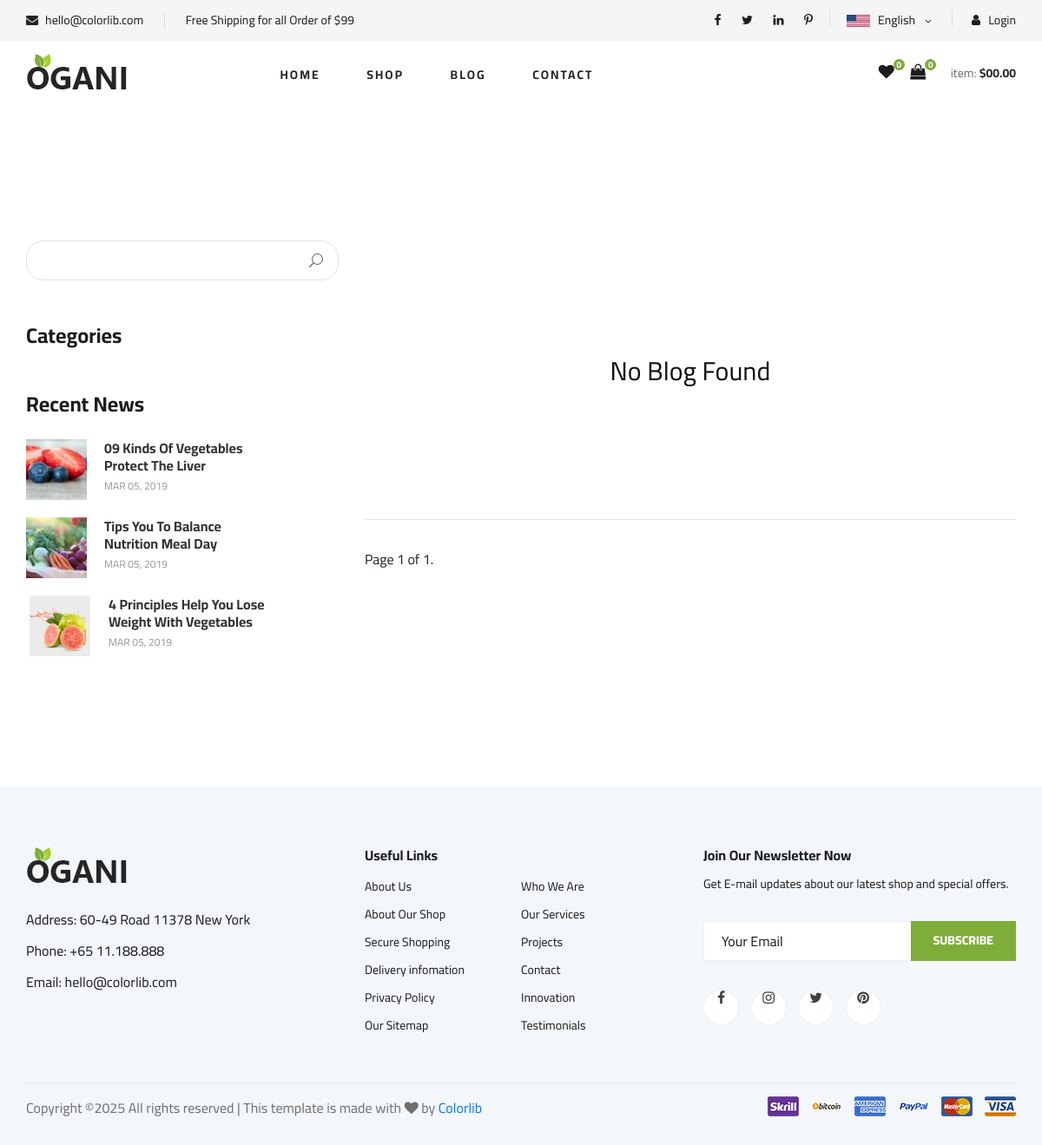
The app's page /blog/category_blogs/2/, older data.
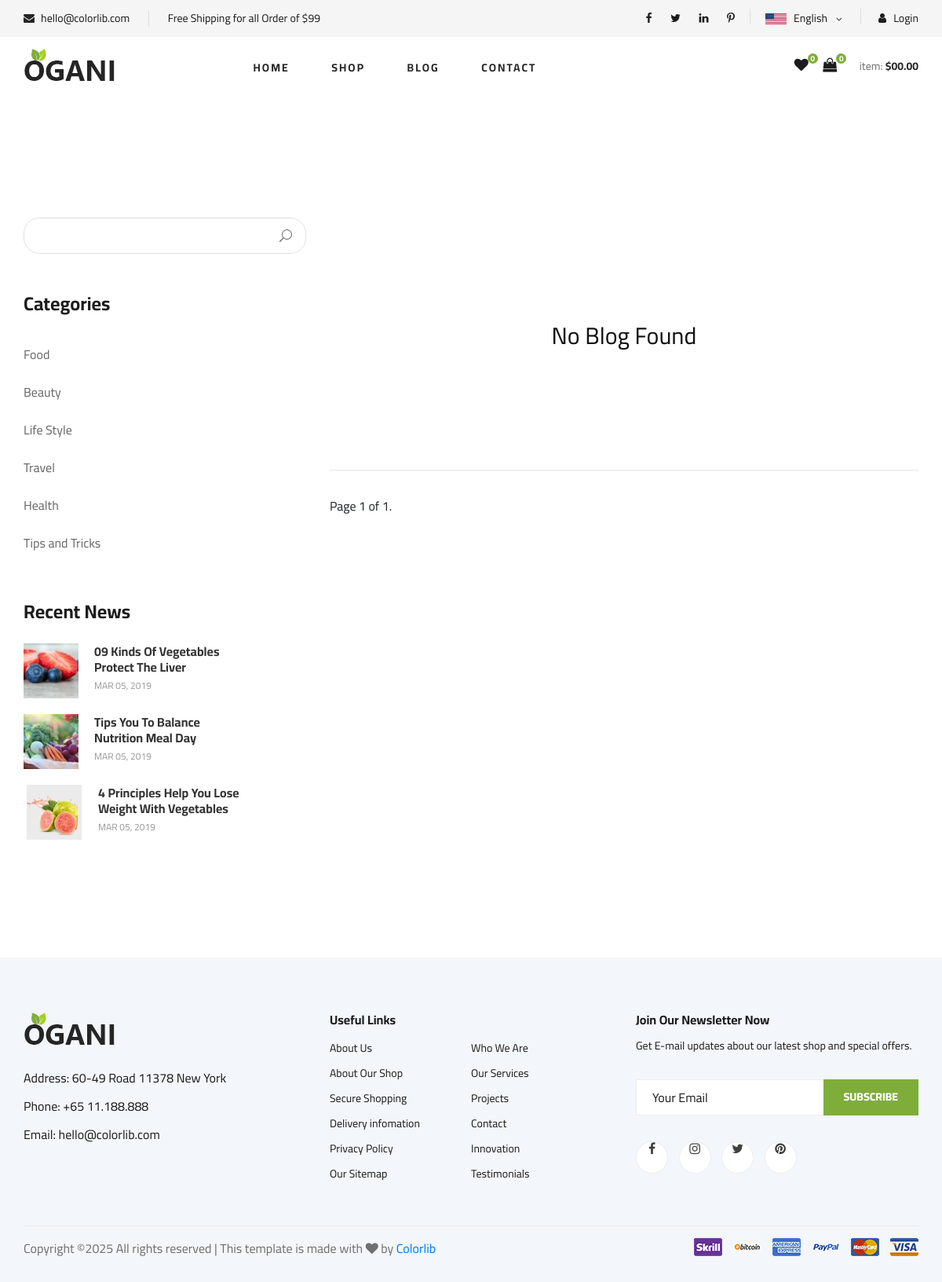
The same page, newer data.
### blog/models.py (models this page shows, shortened)
class BlogCategory(models.Model):
    category = models.CharField(max_length=100)
    created_at = models.DateTimeField(auto_now_add=True)
    class Meta:
        verbose_name_plural = 'Blog Categories'

### blog/views.py (the view)
# urls.py: path('category_blogs/<int:category_id>/', views.category_blog_page, name='blog_by_category'),
def category_blog_page(request, category_id):
    html_template_name = 'blog/category_blog.html'
    get_blog_by_category = BlogModel.objects.filter(blog_category=category_id)
    paginator = Paginator(get_blog_by_category, 6)
    page_number = request.GET.get('page')
    page_obj = paginator.get_page(page_number)
    category_list = BlogCategory.objects.all()
    blog_search_field = BlogSearchForm()
    context = {
        'pages': page_obj,
        'categories': category_list,
        'form': blog_search_field,
    }
    return render(request, html_template_name, context)

### contact/contact_form.py (shortened to what this page needs)
class NewsLetterForm(forms.ModelForm):
    class Meta:
        model = NewsLetterModel
        fields = ['email']
    def __init__(self, *args, **kwargs):
        super(NewsLetterForm, self).__init__(*args, **kwargs)
        self.fields['email'].widget.attrs['placeholder'] = 'Your Email'

### blog/blog_search.py
class BlogSearchForm(forms.Form):
    search_key = forms.CharField(max_length=100, required=True)

### processors/cart_product_count.py (called while the page is built)
def product_in_cart_count(request):
    product_count = 0
    current_user = request.user
    try:
        if current_user.is_authenticated:
            all_cart_products = CartProduct.objects.all().filter(user=current_user)
            product_count = all_cart_products.count()
    except CartProduct.DoesNotExist:
        product_count = 0
    return dict(counter = product_count)

### processors/make_newsletter_form_available.py (called while the page is built)
def newsletter_for_all_app(request):
    return {'newsletter_form': NewsLetterForm()}

### templates/blog/category_blog.html (shortened to what the changed rows need)
{% extends 'index.html' %}
{% load static %}
{% block content %}
 <section class="blog spad">
    <div class="container">
        <div class="row">
            <div class="col-lg-4 col-md-5">
                <div class="blog__sidebar">
                    <div class="blog__sidebar__item">
                        <ul>
                            {% for category in categories %}
                            <li><a href="{% url 'blog:blog_by_category' category.id %}">{{ category.category}}</a></li>
                            {% endfor %}
                        </ul>
                    </div>
                </div>
            </div>
        </div>
    </div>
</section>
{% endblock %}

Row changes from the older to the newer data that the page shows:
added BlogCategory: category "Food"
added BlogCategory: category "Beauty"
added BlogCategory: category "Life Style"
added BlogCategory: category "Travel"
added BlogCategory: category "Health"
added BlogCategory: category "Tips and Tricks"
